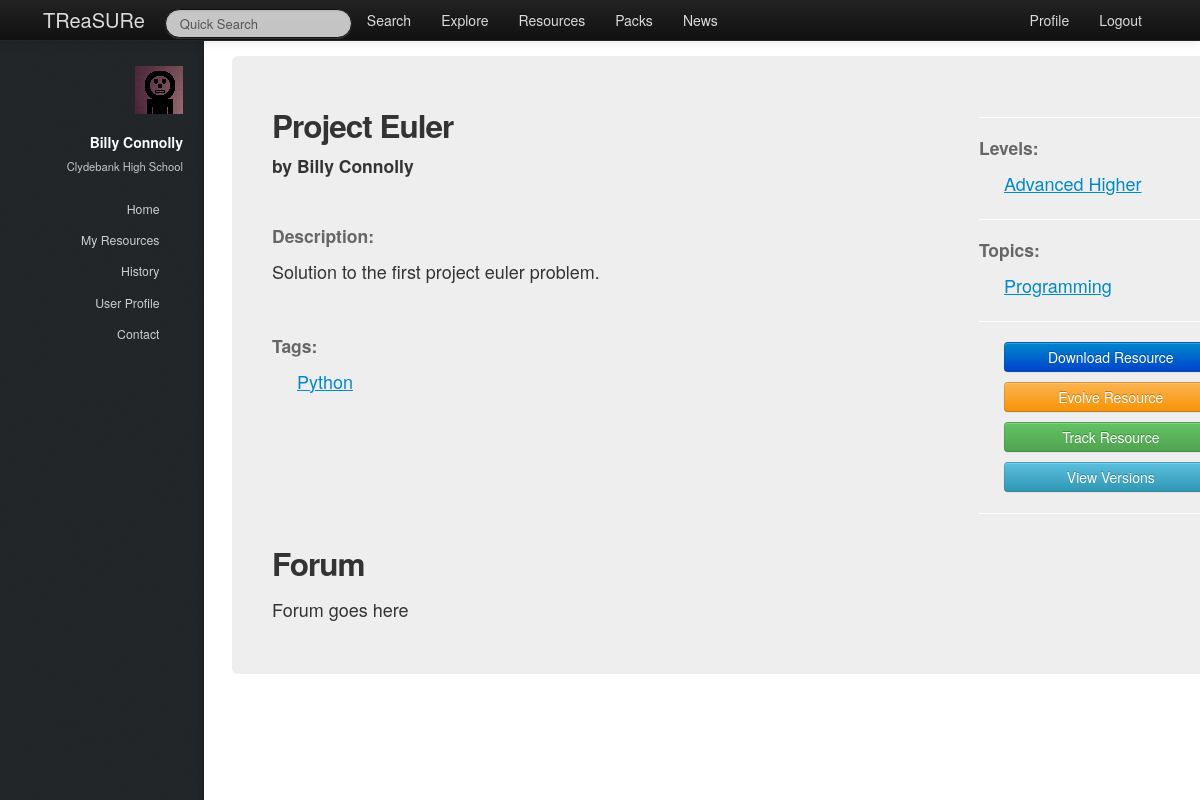
/treasure/resource/2/ (signed in), run on the app's committed database.
### treasure/models.py (models this page shows, shortened)
class Teacher(models.Model):
    user = models.OneToOneField(User)
    firstname = models.CharField(max_length=128)
    surname = models.CharField(max_length=128)
    school = models.ForeignKey(School, null=True)
    hubs = models.ManyToManyField(Hub, null=True)

class School(models.Model):
    name = models.CharField(max_length=128)
    town = models.CharField(max_length=128)
    address = models.TextField()
    latitude = models.FloatField()
    longitude = models.FloatField()
    def __unicode__(self):
        return self.name

class Resource(models.Model):
    name = models.CharField(max_length=128)
    tree = models.TextField(null=True)#todo {properly implement tree generation}
    author = models.ForeignKey(Teacher)
    tags = models.ManyToManyField(Tag, null=True)
    packs = models.ManyToManyField(Pack, null=True, blank=True)
    description = models.TextField()

class Tag(models.Model):
    name = models.CharField(max_length=128)
    TAGTYPES = (
        ('0', 'level'),
        ('1', 'topic'),
        ('2', 'other'),
    )
    type = models.CharField(max_length=1, choices=TAGTYPES)

### treasure/views.py (the view)
# urls.py: url(r'^resource/(?P<resource_id>\w+)/$', views.resource_view, name='resource_view'),
@login_required
def resource_view(request, resource_id):
    context = RequestContext(request)
    context_dict = sidebar(request)
    try:
        this_resource = Resource.objects.get(id=resource_id)
        context_dict['resource_name'] = this_resource.name
        context_dict['description'] = this_resource.description
        context_dict['author'] = this_resource.author.firstname + " " + this_resource.author.surname
        filtered_tags = this_resource.tags.filter(type='0')
        if filtered_tags:
            context_dict['level_tags'] = get_list(filtered_tags)
        filtered_tags = this_resource.tags.filter(type='1')
        if filtered_tags:
            context_dict['topic_tags'] = get_list(filtered_tags)
        filtered_tags = this_resource.tags.filter(type='2')
        if filtered_tags:
            context_dict['other_tags'] = get_list(filtered_tags)
        try:
            web_resource = WebResource.objects.get(resource = this_resource)
            context_dict['web_resource'] = web_resource.url
        except WebResource.DoesNotExist:
            pass
        try:
            files_resource = FilesResource.objects.get(resource = this_resource)
            context_dict['files_resource'] = files_resource.path
        except FilesResource.DoesNotExist:
            pass
        context_dict['resource'] = this_resource
    except Resource.DoesNotExist:
        pass
    return render_to_response('treasure/resource.html', context_dict, context)

### treasure/views.py (called while the page is built)
def sidebar(request):
    context_dict = {}
    try:
        userid = request.user.id
        teacher = Teacher.objects.get(user = userid)
        context_dict['user_firstname'] = teacher.firstname
        context_dict['user_surname'] = teacher.surname
        context_dict['user_school'] = teacher.school
    except Teacher.DoesNotExist:
        context_dict['user_firstname'] = ""
        context_dict['user_surname'] = ""
        context_dict['school'] = ""
    return context_dict

def get_list(relation):
    objects = [relation[0]]
    i = 1
    while i < len(relation):
        objects += [relation[i]]
        i += 1
    return objects

### templates/treasure/resource.html (shortened to what this page needs)
{% extends 'treasure/base.html' %}
{% load static %}
{% block body_block %}
<div class="hero-unit">
    {% if resource %}
        <div class="row-fluid">
            <div class="span8">
                <h2>{{ resource_name}}</h2>
                <h4>by {{ author }}</h4><br>
                <h4><strong>Description:</strong></h4>
                <p>{{ description }}</p><br>
                <h4><strong>Tags:</strong></h4>
                {% if other_tags %}
                    <ul>
                    {% for tag in other_tags %}
                        <li><a href="/../treasure/tags/{{ tag.id }}">{{ tag.name }}</a></li>
                    {% endfor %}
                    </ul>
                {% else %}
                    <p>There are no tags.</p>
                {% endif %}
            </div>
            <div class="span3">
                <hr>
                <h4><strong>Levels:</strong></h4>
                <ul>
                {% for level in level_tags %}
                    <li><a href="/../treasure/tags/{{ level.id }}">{{ level.name }}</a></li>
                {% endfor %}
                </ul>
                <hr>
                <h4><strong>Topics:</strong></h4>
                <ul>
                {% for topic in topic_tags %}
                    <li><a href="/../treasure/tags/{{ topic.id }}">{{ topic.name }}</a></li>
                {% endfor %}
                </ul>
                <hr>
                <ul>
                {% if files_resource %}
                    <li><a class="btn btn-block btn-primary" href="{{ files_resource.url }}" download>Download Resource</a></li>
                {% endif %}
                    <li><a class="btn btn-block btn-warning" href="/../evolve">Evolve Resource</a></li>
                    <li><a class="btn btn-block btn-success" href="/../evolve">Track Resource</a></li>
                    <li><a class="btn btn-block btn-info" href="/../evolve">View Versions</a></li>
                </ul>
                <hr>
           </div>
        </div>
        <div>
            <h2>Forum</h2>
            <p>Forum goes here</p>
        </div>
    {% else %}
        <h2>No Resource At This URL.</h2>
    {% endif %}
</div>
{% endblock %}

### templates/treasure/base.html (shortened to what this page needs)
<!DOCTYPE html>
{% load static %}
<html>
    <head>
		<link rel="stylesheet" href="http://cdn.datatables.net/1.10.2/css/jquery.dataTables.min.css"></style>
        <link href="{% static 'css/bootstrap-fluid-adj.css' %}" rel="stylesheet">
        <link href="{% static 'sidebar/css/main.css' %}" rel="stylesheet">
        <link href="{% static 'css/bootstrap.min.css' %}" rel="stylesheet" media="screen">
        <link rel="stylesheet" href="http://getbootstrap.com/examples/sticky-footer-navbar/sticky-footer-navbar.css">
        <link href="{% static 'css/bootstrap-responsive.css' %}" rel="stylesheet">
        <link href="{% static 'css/treasure.css' %}" rel="stylesheet">
    </head>
    <body>
        <div class="navbar navbar-inverse navbar-fixed-top">
           <div class="navbar-inner">
               <div class="container">
                   <a class="brand" href="/treasure/">TReaSURe</a>
                   <div class="nav-collapse collapse">
                       <ul class="nav pull-right">
                            {% if user.is_authenticated %}
                                <li><a href="/treasure/profile">Profile</a></li>
                            	<li><a href="/treasure/logout">Logout</a></li>
                            {% else %}
                            	<li><a href="/treasure/login">Login</a></li>
                            	<li><a href="/treasure/register">Register</a></li>
                            {% endif %}
                       </ul>
                       <ul class="nav">
                       {% if user.is_authenticated %}
                           <form class="navbar-search pull-left" action="">
						 		<input class="search-query span2" placeholder="Quick Search" type="text">
						   </form>
                           <li><a href="/treasure/search">Search</a></li>
                           <li><a href="/treasure/explore">Explore</a></li>
                           <li><a href="/treasure/resources">Resources</a></li>
                           <li><a href="/treasure/packs">Packs</a></li>
                       {% endif %}
                           <li><a href="/treasure/about">News</a></li>
                       </ul>
                   </div>
               </div>
           </div>
        </div>
        <div>
				<div id="header">
					<div class="top">
                       {% if user.is_authenticated %}
							<div id="logo">
								<span class="image avatar48"><img src="{% static 'images/avatar.jpg' %}" alt="user avatar" /></span>
								<h1 id="title">{{ user_firstname }} {{ user_surname }}</h1>
								<p>{{ user_school }}</p>
							</div>
	                   {% endif %}
                        <nav id="nav">
							<ul>
								{% if user.is_authenticated %}
									<li><a href="/treasure/" id="home-link" class="skel-layers-ignoreHref"><span>Home</span></a></li>
									<li><a href="/treasure/resources" class="skel-layers-ignoreHref"><span>My Resources</span></a></li>
									<li><a href="/treasure/about" class="skel-layers-ignoreHref"><span>History</span></a></li>
									<li><a href="/treasure/profile" class="skel-layers-ignoreHref"><span>User Profile</span></a></li>
									<li><a href="#contact" class="skel-layers-ignoreHref"><span>Contact</span></a></li>
								{% else %}
									<li><a href="/treasure/login"><span>Login</span></a></li>
									<li><a href="/treasure/register" class="skel-layers-ignoreHref"><span>Register</span></a></li>
								{% endif %}
							</ul>
						</nav>
					</div>
				</div>
			<div id="main">
				<section id="MainPage">
                    <div class="container">
                        {% block body_block%}{% endblock%}
                    </div>
                </section>
            </div>
        </div>
    </body>
</html>

### static/css/treasure.css (style rules this page uses)
a { text-decoration:underline; }
.brand { text-decoration:none; }
form input[type="text"], form input[type="email"], form input[type="password"], form select, form textarea { height: auto !important; }
.hero-unit { padding: 40px; }
.navbar-inverse .brand,.navbar-inverse .nav>li>a { color:#ddd; }
.navbar-inverse .brand { color:#ddd; }
#nav ul li a { color: rgba(207, 207, 207, 1); }
#logo p { color: rgba(198, 198, 198, 1); }
a.btn { text-decoration: none; }

### data on the page
Teacher: firstname "Billy", surname "Connolly"
School: name "Clydebank High School"
Resource: name "Project Euler", description "Solution to the first project euler problem."
Tag: name "Python"
Tag: name "Advanced Higher"
Tag: name "Programming"

### other printed values
{{ author }} "Billy Connolly"
